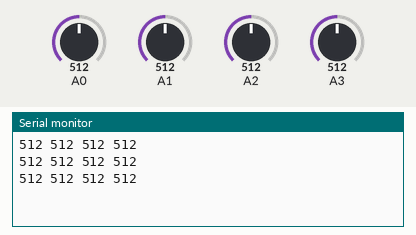
Simulated run of this sketch. Board: Arduino Uno, built with avr-gcc and run on an emulated ATmega328P. On the bench: the last lines printed to the serial monitor. Inputs (shaded band) come from the test bench; at power-on: A0 = 512, A1 = 512, A2 = 512, A3 = 512.

Above: at 1.3 s.
1.4 s: A0 set to 716
At 1.9 s:
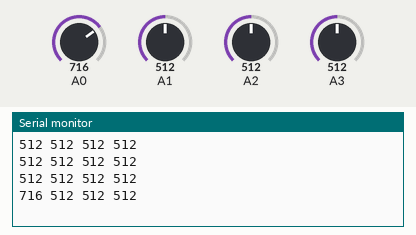
2.9 s: A1 set to 716
At 3.4 s:
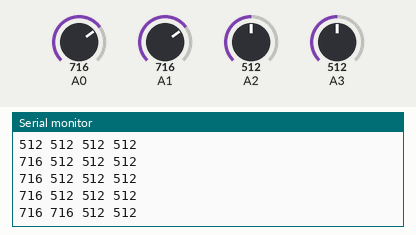
4.4 s: A2 set to 716
At 4.9 s:
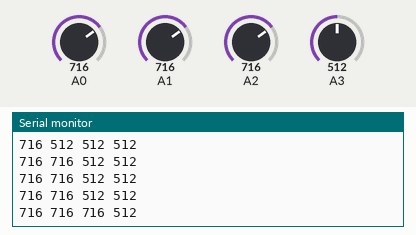
5.9 s: A3 set to 716
At 6.4 s:
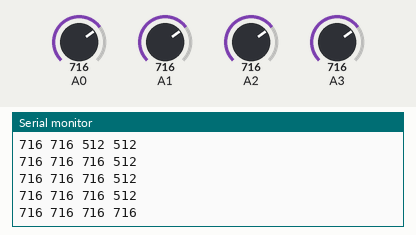
7.4 s: A0 set to 992
At 7.9 s:
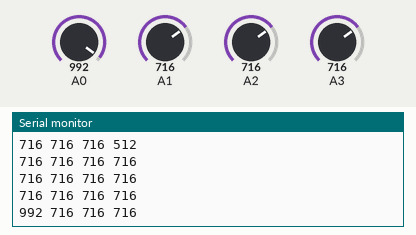
8.9 s: A1 set to 992
At 9.4 s:
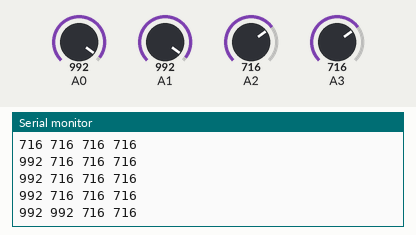
Timing chart, 0 to 11.4 s (numbered marks = the images above; inputs shaded):
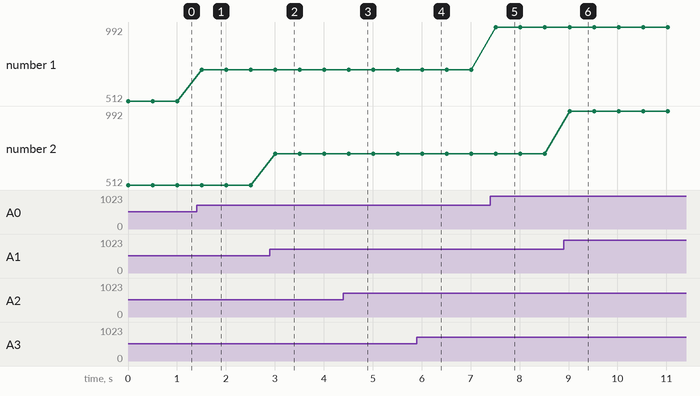

The sketch:

sketch_mar10a.ino
```cpp
void setup() {
  // put your setup code here, to run once:
pinMode(A0, INPUT);
pinMode(A1, INPUT);
pinMode(A2, INPUT);
pinMode(A3, INPUT);
Serial.begin(9600);
}

void loop() {
  // put your main code here, to run repeatedly:
Serial.print(analogRead(A0));
Serial.print(" " );
Serial.print(analogRead(A1));
Serial.print(" ");
Serial.print(analogRead(A2));
Serial.print(" ");
Serial.println(analogRead(A3));
delay(500);

}
```

Measured:
- after the input at 1.4 s, the serial monitor: prints a new line after 0.10 s (image 1)
- after the input at 2.9 s, the serial monitor: prints a new line after 0.11 s (image 2)
- after the input at 4.4 s, the serial monitor: prints a new line after 0.11 s (image 3)
- after the input at 5.9 s, the serial monitor: prints a new line after 0.11 s (image 4)
- after the input at 7.4 s, the serial monitor: prints a new line after 0.12 s (image 5)
- after the input at 8.9 s, the serial monitor: prints a new line after 0.12 s (image 6)
- plotted number 1: 512 → 716 after the input at 1.4 s, 716 → 992 after the input at 7.4 s
